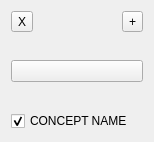
<?xml version="1.0" encoding="UTF-8"?>
<ui version="4.0">
 <class>Form</class>
 <widget class="QWidget" name="Form">
  <property name="geometry">
   <rect>
    <x>0</x>
    <y>0</y>
    <width>154</width>
    <height>142</height>
   </rect>
  </property>
  <property name="windowTitle">
   <string>Form</string>
  </property>
  <layout class="QGridLayout" name="gridLayout">
   <item row="3" column="0" colspan="2">
    <widget class="QCheckBox" name="enableCbx">
     <property name="text">
      <string>CONCEPT NAME</string>
     </property>
     <property name="checked">
      <bool>true</bool>
     </property>
    </widget>
   </item>
   <item row="1" column="0" rowspan="2" colspan="2">
    <widget class="QPushButton" name="conceptBtn">
     <property name="text">
      <string/>
     </property>
     <property name="icon">
      <iconset>
       <normaloff>resources/icons/icon_small.png</normaloff>resources/icons/icon_small.png</iconset>
     </property>
    </widget>
   </item>
   <item row="0" column="0">
    <widget class="QToolButton" name="deleteBtn">
     <property name="text">
      <string>X</string>
     </property>
    </widget>
   </item>
   <item row="0" column="1" alignment="Qt::AlignmentFlag::AlignRight">
    <widget class="QToolButton" name="cloneBtn">
     <property name="text">
      <string>+</string>
     </property>
    </widget>
   </item>
  </layout>
 </widget>
 <resources/>
 <connections/>
</ui>
